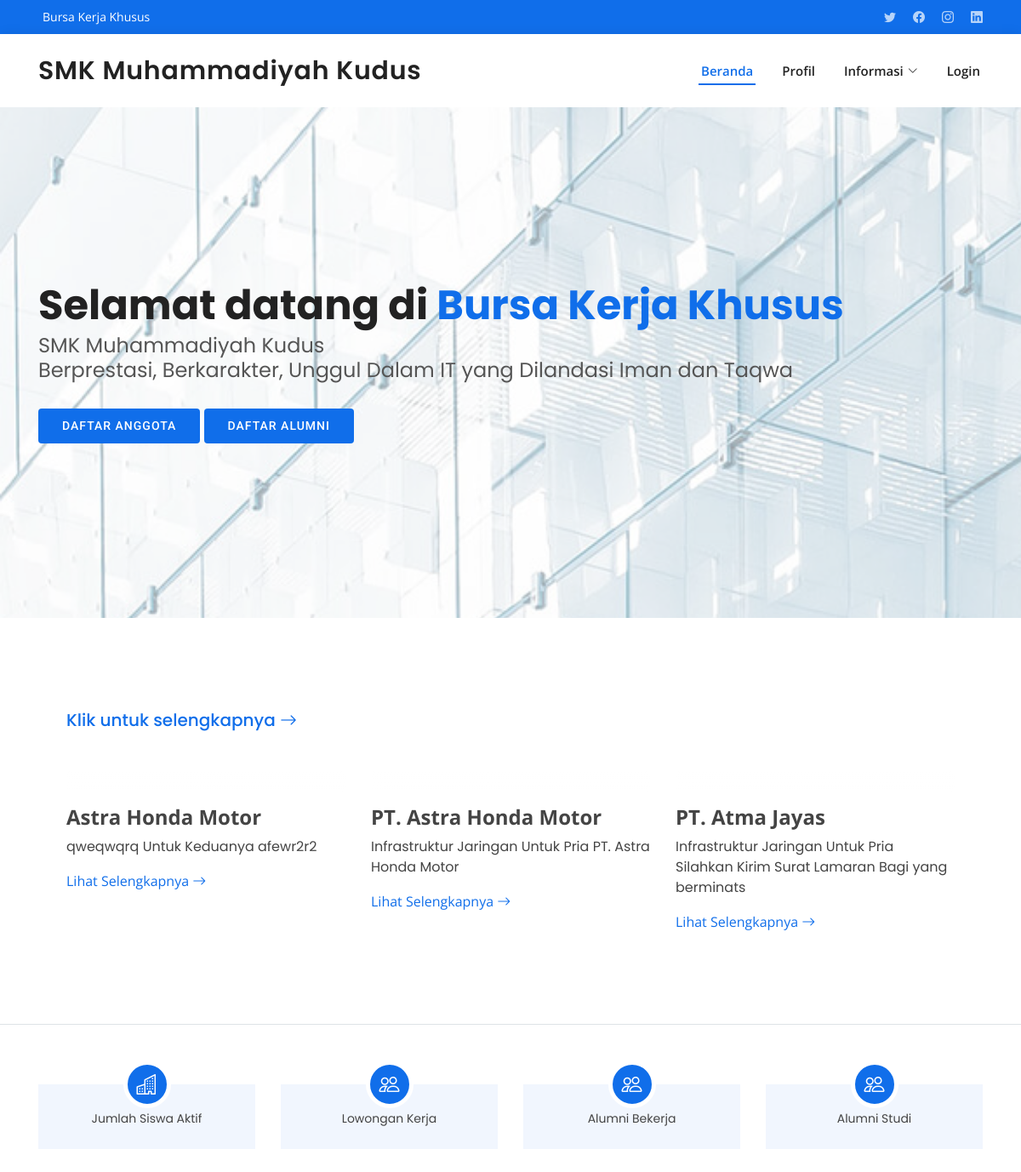
The page / on the database its author committed.
### tables this page shows
CREATE TABLE `lowongan` (
  `idLowongan` int(11) NOT NULL,
  `noLoker` varchar(20) NOT NULL,
  `perusahaan` varchar(40) NOT NULL,
  `nmLoker` varchar(30) NOT NULL,
  `jekel` enum('Pria','Wanita','Keduanya') NOT NULL,
  `file` varchar(70) NOT NULL,
  `keterangan` text NOT NULL,
  `sumber` varchar(50) NOT NULL,
  `batas` date NOT NULL,
  `status` int(2) NOT NULL COMMENT '1 u/ tangguhkan\r\n2 u/ publish\r\n3 u/ arsip',
  `tglInput` datetime NOT NULL,
  `usrInput` int(2) NOT NULL
);

### koneksi.php (called while the page is built, shortened)
<?php
$con = mysqli_connect(HOST, USER, PASS, DB) or die('Unable to Connect');
function getLokerIndex()
{
  global $con;
  $sql = "SELECT * FROM lowongan WHERE status='2' ORDER BY idLowongan DESC LIMIT 3";
  $query = mysqli_query($con, $sql);
  return $query;
}

### landing/home.php (the view, shortened to what this page needs)
<?php
include_once("koneksi.php");
?>
<body>
  <section id="hero" class="d-flex align-items-center">
    <div class="container" data-aos="zoom-out" data-aos-delay="100">
      <h1 style="font-family: Poppins">Selamat datang di <span>Bursa Kerja Khusus</span></h1>
      <h2 style="font-family: Poppins"><span>SMK Muhammadiyah Kudus</span> <br>
        Berprestasi, Berkarakter, Unggul Dalam IT yang Dilandasi Iman dan
        Taqwa
      </h2>
      <div class="d-flex">
        <a data-toggle="modal" data-target="#register" class="btn-get-started scrollto">Daftar Anggota</a>
        <a data-toggle="modal" data-target="#alumni" class="btn-get-started scrollto">Daftar Alumni</a>
      </div>
    </div>
  </section>
  <main id="main">
<section class=" border-bottom" id="features">
    <div class="container px-5 my-5"><h5><a class="text-decoration-none" href="?page=loker">
                        Klik untuk selengkapnya
                        <i class="bi bi-arrow-right"></i>
                    </a></h5>
    </div>
    <div class="container px-5 my-5">
            <div class="row gx-5">
    <?php
      include_once('koneksi.php');
      $dt = getLokerIndex();
      foreach ($dt as $key => $data) {
        ?>
                <div class="col-lg-4 mb-5 mb-lg-0">
                    <div class="bg-gradient text-white rounded-3 mb-3"><i
                            class="bi bi-collection"></i></div>
                    <h2 class="h4 fw-bolder"><?php echo $data['perusahaan']?></h2>
                    <p style="font-family: Poppins"><?php echo $data['nmLoker'] ." Untuk ". $data['jekel'] ." ". $data['keterangan']?></p>
                    <a href="javascript:void(0)" data-toggle="modal" data-target="#detailLoker"
                      data-id="<?php echo $data['idLowongan'] . "~" . $data['noLoker'] . "~" . $data['perusahaan'] . "~" . $data['nmLoker'] . "~" . $data['jekel']. "~". $data['file'] . "~" . $data['keterangan']. "~" . $data['sumber']. "~" . $data['tanggal']. "~" . date('d-m-Y', strtotime($data['batas'])). "~" . $data['tglInput'] ?>"
                      onclick="editDetLoker(this)"class="text-decoration-none">Lihat Selengkapnya
                        <i class="bi bi-arrow-right"></i></a>
                </div>
                <?php
      }
      ?>
            </div>
        </div>
    </section>
    <section id="counts" class="counts">
      <div class="container" data-aos="fade-up">
        <div class="row">
          <div class="col-lg-3 col-md-6">
            <div class="count-box">
              <i class="bi bi-building"></i>
              <p>Jumlah Siswa Aktif</p>
            </div>
          </div>
          <div class="col-lg-3 col-md-6 mt-5 mt-md-0">
            <div class="count-box">
              <i class="bi bi-people"></i>
              <p>Lowongan Kerja</p>
            </div>
          </div>
          <div class="col-lg-3 col-md-6 mt-5 mt-lg-0">
            <div class="count-box">
              <i class="bi bi-people"></i>
              <p>Alumni Bekerja</p>
            </div>
          </div>
          <div class="col-lg-3 col-md-6 mt-5 mt-lg-0">
            <div class="count-box">
              <i class="bi bi-people"></i>
              <p>Alumni Studi</p>
            </div>
          </div>
        </div>
      </div>
    </section>
  </main>
  </div>
</body>
</html>

### index.php (shortened to what this page needs)
<!DOCTYPE html>
<html lang="en">
<head>
  <link href="assets/vendor/aos/aos.css" rel="stylesheet">
  <link href="assets/vendor/bootstrap/css/bootstrap.min.css" rel="stylesheet">
  <link href="assets/vendor/bootstrap-icons/bootstrap-icons.css" rel="stylesheet">
  <link href="assets/vendor/boxicons/css/boxicons.min.css" rel="stylesheet">
  <link href="assets/vendor/glightbox/css/glightbox.min.css" rel="stylesheet">
  <link href="assets/vendor/swiper/swiper-bundle.min.css" rel="stylesheet">
  <link rel="stylesheet" href="https://cdn.datatables.net/1.11.3/css/jquery.dataTables.min.css">
  <link rel="stylesheet" href="https://maxcdn.bootstrapcdn.com/bootstrap/4.0.0/css/bootstrap.min.css">
  <link href="assets/css/style.css" rel="stylesheet">
</head>
<body>
  <section id="topbar" class="d-flex align-items-center">
    <div class="container d-flex justify-content-center justify-content-md-between">
      <div class="contact-info d-flex align-items-center">
        <i class="d-flex align-items-center"><a href="mailto:contact@example.com">Bursa Kerja Khusus</a></i>
      </div>
      <div class="social-links d-none d-md-flex align-items-center">
        <a href="#" class="twitter"><i class="bi bi-twitter"></i></a>
        <a href="#" class="facebook"><i class="bi bi-facebook"></i></a>
        <a href="#" class="instagram"><i class="bi bi-instagram"></i></a>
        <a href="#" class="linkedin"><i class="bi bi-linkedin"></i></i></a>
      </div>
    </div>
  </section>
  <header id="header" class="d-flex align-items-center">
    <div class="container d-flex align-items-center justify-content-between">
      <h1 class="logo" style="font-family: Poppins"><a href="index.php">SMK Muhammadiyah Kudus</a></h1>
      <nav id="navbar" class="navbar">
        <ul>
          <li><a class="nav-link scrollto active" href="?page=beranda">Beranda</a></li>
          <li><a class="nav-link scrollto" href="?page=profil">Profil</a></li>
          <li class="dropdown"><a href="#"><span>Informasi</span> <i class="bi bi-chevron-down"></i></a>
          </li>
          <li><a class="nav-link scrollto" href="login.php">Login</a></li>
        </ul>
      </nav>
    </div>
  </header>
        <div class="content-wrapper">
                <?php
                    if(isset($_GET['page'])){
                        $hal = $_GET['page'];
                        switch ($hal) {
                            case 'beranda':
                                include "landing/home.php";
                                break;
                            case 'registrasi':
                                include "landing/registrasi_aksi.php";
                                break;
                            case 'profil':
                                include "landing/profil.php";
                                break;
                            case 'loker':
                                include "landing/loker.php";
                                break;
                            case 'test':
                                include "landing/test.php";
                                break;
                            case 'hasil':
                                include "landing/hasil.php";
                                break;
                            case 'alumniReg':
                                include "landing/alumniReg.php";
                                break;
                            case 'perusahaan':
                                include "landing/perTerdaftar.php";
                                break;
                            case 'login':
                                include "login.php";
                                break;
                            default:
                                echo "<center><h3> ERROR !</h3></center>";
                                break;
                        }
                    }else{
                        include "landing/home.php";
                    }
                ?>
</body>
</html>

### assets/css/style.css (style rules this page uses)
body { font-family: "Open Sans", sans-serif; color: #444444; }
a { color: #106eea; text-decoration: none; }
h1, h2, h3, h4, h5, h6 { font-family: "Poppins", sans-serif; }
#topbar { background: #106eea; height: 40px; font-size: 14px; transition: all 0.5s; color: #fff; padding: 0; }
#topbar .contact-info i { font-style: normal; color: #fff; }
#topbar .contact-info i a, #topbar .contact-info i span { padding-left: 5px; color: #fff; }
#topbar .contact-info i a { line-height: 0; transition: 0.3s; transition: 0.3s; }
#topbar .social-links a { color: rgba(255, 255, 255, 0.7); line-height: 0; transition: 0.3s; margin-left: 20px; }
#header { background: #fff; transition: all 0.5s; z-index: 997; height: 86px; box-shadow: 0px 2px 15px rgba(0, 0, 0, 0.1); }
#header .logo { font-size: 30px; margin: 0; padding: 0; line-height: 1; font-weight: 600; letter-spacing: 0.8px; font-family: "Poppins", sans-serif; }
#header .logo a { color: #222222; }
.navbar { padding: 0; }
.navbar ul { margin: 0; padding: 0; display: flex; list-style: none; align-items: center; }
.navbar li { position: relative; }
.navbar > ul > li { white-space: nowrap; padding: 10px 0 10px 28px; }
.navbar a, .navbar a:focus { display: flex; align-items: center; justify-content: space-between; padding: 0 3px; font-size: 15px; font-weight: 600; color: #222222; white-space: nowrap; transition: 0.3s; position: relative; }
.navbar a i, .navbar a:focus i { font-size: 12px; line-height: 0; margin-left: 5px; }
.navbar > ul > li > a:before { content: ""; position: absolute; width: 100%; height: 2px; bottom: -6px; left: 0; background-color: #106eea; visibility: hidden; width: 0px; transition: all 0.3s ease-in-out 0s; }
.navbar a:hover:before, .navbar li:hover > a:before, .navbar .active:before { visibility: visible; width: 100%; }
.navbar a:hover, .navbar .active, .navbar .active:focus, .navbar li:hover > a { color: #106eea; }
#hero { width: 100%; height: 75vh; background: url("../img/hero-bg.jpg") top left; background-size: cover; position: relative; }
#hero:before { content: ""; background: rgba(255, 255, 255, 0.6); position: absolute; bottom: 0; top: 0; left: 0; right: 0; }
#hero .container { position: relative; }
#hero h1 { margin: 0; font-size: 48px; font-weight: 700; line-height: 56px; color: #222222; font-family: "Poppins", sans-serif; }
#hero h1 span { color: #106eea; }
#hero h2 { color: #555555; margin: 5px 0 30px 0; font-size: 24px; font-weight: 400; }
#hero .btn-get-started { font-family: "Roboto", sans-serif; text-transform: uppercase; font-weight: 500; font-size: 14px; letter-spacing: 1px; display: inline-block; padding: 10px 28px; border-radius: 4px; transition: 0.5s; color: #fff; background: #106eea; }
@media (min-width: 1024px) { #hero { background-attachment: fixed; } }
section { padding: 60px 0; overflow: hidden; }
.counts { padding: 70px 0 60px; font-family: "Poppins", sans-serif; }
.counts .count-box { padding: 30px 30px 25px 30px; width: 100%; position: relative; text-align: center; background: #f1f6fe; }
.counts .count-box i { position: absolute; top: -28px; left: 50%; transform: translateX(-50%); font-size: 24px; background: #106eea; color: #fff; width: 56px; height: 56px; line-height: 0; border-radius: 50px; border: 5px solid #fff; display: inline-flex; align-items: center; justify-content: center; }
.counts .count-box p { padding: 0; margin: 0; font-family: "Poppins", sans-serif; font-size: 14px; }

### rows shown on the page
lowongan: perusahaan "Astra Honda Motor", nmLoker "qweqwqrq", jekel "Keduanya", keterangan "afewr2r2"
lowongan: perusahaan "PT. Astra Honda Motor", nmLoker "Infrastruktur Jaringan", jekel "Pria", keterangan "PT. Astra Honda Motor"
lowongan: perusahaan "PT. Atma Jayas", nmLoker "Infrastruktur Jaringan", jekel "Pria", keterangan "Silahkan Kirim Surat Lamaran Bagi yang berminats"
